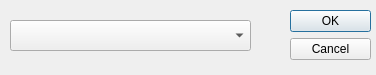
<?xml version="1.0" encoding="UTF-8"?>
<ui version="4.0">
 <class>Dialog</class>
 <widget class="QDialog" name="Dialog">
  <property name="geometry">
   <rect>
    <x>0</x>
    <y>0</y>
    <width>376</width>
    <height>75</height>
   </rect>
  </property>
  <property name="windowTitle">
   <string>Delete Entry</string>
  </property>
  <property name="modal">
   <bool>true</bool>
  </property>
  <widget class="QDialogButtonBox" name="buttonBox">
   <property name="geometry">
    <rect>
     <x>290</x>
     <y>10</y>
     <width>81</width>
     <height>241</height>
    </rect>
   </property>
   <property name="orientation">
    <enum>Qt::Vertical</enum>
   </property>
   <property name="standardButtons">
    <set>QDialogButtonBox::Cancel|QDialogButtonBox::Ok</set>
   </property>
  </widget>
  <widget class="QComboBox" name="selectBox">
   <property name="geometry">
    <rect>
     <x>10</x>
     <y>20</y>
     <width>241</width>
     <height>31</height>
    </rect>
   </property>
  </widget>
 </widget>
 <resources/>
 <connections>
  <connection>
   <sender>buttonBox</sender>
   <signal>accepted()</signal>
   <receiver>Dialog</receiver>
   <slot>accept()</slot>
   <hints>
    <hint type="sourcelabel">
     <x>248</x>
     <y>254</y>
    </hint>
    <hint type="destinationlabel">
     <x>157</x>
     <y>274</y>
    </hint>
   </hints>
  </connection>
  <connection>
   <sender>buttonBox</sender>
   <signal>rejected()</signal>
   <receiver>Dialog</receiver>
   <slot>reject()</slot>
   <hints>
    <hint type="sourcelabel">
     <x>316</x>
     <y>260</y>
    </hint>
    <hint type="destinationlabel">
     <x>286</x>
     <y>274</y>
    </hint>
   </hints>
  </connection>
 </connections>
</ui>
